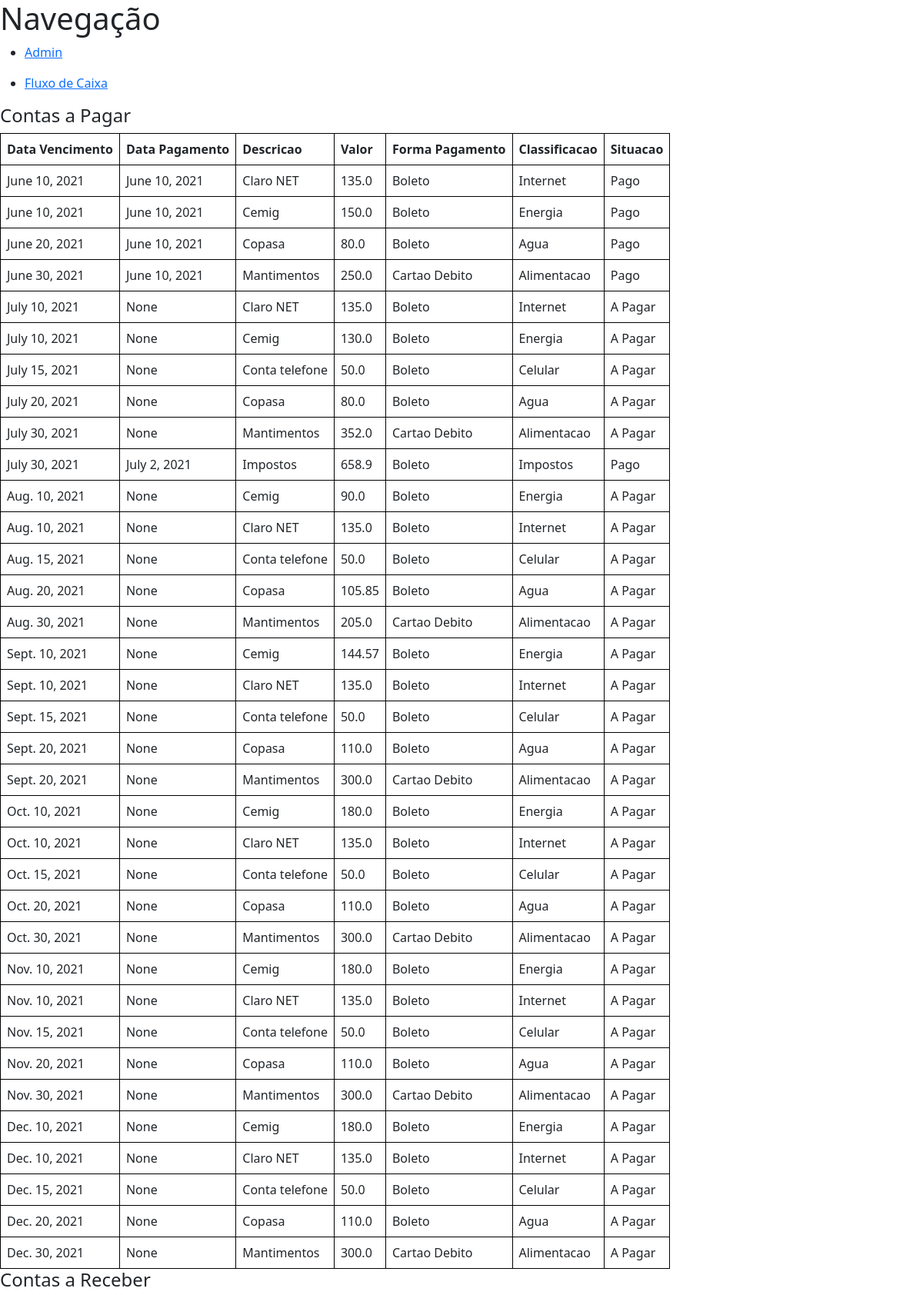
The page / (upper part) on the database its author committed.
### finances_app/models/conta_pagar.py (models this page shows, shortened)
class ContaPagar(models.Model):
    SITUACAO = [
        (0, 'A Pagar'),
        (1, 'Pago'),
    ]
    valor = models.FloatField()
    descricao = models.CharField(max_length=60)
    data_vencimento = models.DateField()
    data_pagamento = models.DateField(default=None, blank=True, null=True)
    forma_pagamento = models.ForeignKey(
        FormaPagamento, on_delete=models.CASCADE)
    classificacao = models.ForeignKey(Classificacao, on_delete=models.CASCADE)
    situacao = models.IntegerField(choices=SITUACAO)
    def json(self):
        self.option = {
            0: 'A Pagar',
            1: 'Pago',
        }[self.situacao]
        return {
            'id': self.id,
            'valor': self.valor,
            'descricao': self.descricao,
            'data_vencimento': self.data_vencimento,
            'data_pagamento': self.data_pagamento,
            'forma_pagamento': self.forma_pagamento.descricao,
            'classificacao': self.classificacao.descricao,
            'situacao': self.option,
        }
    class Meta:
        verbose_name_plural = 'Contas a Pagar'
        ordering = ['data_vencimento']

### finances_app/models/forma_pagamento.py (models this page shows, shortened)
class FormaPagamento(models.Model):
    descricao = models.CharField(max_length=60)
    class Meta:
        verbose_name_plural = 'Formas de Pagamento'

### finances_app/models/classificacao.py (models this page shows, shortened)
class Classificacao(models.Model):
    descricao = models.CharField(max_length=60)
    class Meta:
        verbose_name_plural = 'Classificacoes'

### finances_app/views/index.py (the view)
# urls.py: path('', views.index, name='index'),
def index(request):
    contas_pagar = ContaPagar.objects.all()
    contas_receber = ContaReceber.objects.all()
    data = {
        'contas_pagar': list(map(lambda c: c.json(), contas_pagar)),
        'contas_receber': list(map(lambda c: c.json(), contas_receber)),
    }
    return render(request, 'index.html', data)

### finances_app/models/conta_receber.py (called while the page is built)
    def json(self):
        self.option = {
            0: 'A Receber',
            1: 'Recebido',
        }[self.situacao]
        return {
            'id': self.id,
            'valor': self.valor,
            'descricao': self.descricao,
            'data_expectativa': self.data_expectativa,
            'data_recebimento': self.data_recebimento,
            'forma_pagamento': self.forma_pagamento.descricao,
            'classificacao': self.classificacao.descricao,
            'situacao': self.option,
        }

### finances_app/templates/index.html (shortened to what this page needs)
<!DOCTYPE html>
<html lang="en">
<head>
  <link href="https://cdn.jsdelivr.net/npm/bootstrap@5.0.2/dist/css/bootstrap.min.css" rel="stylesheet"
>
  <link rel="stylesheet" href="https://unpkg.com/tachyons@4.12.0/css/tachyons.min.css" />
</head>
<body>
  <main>
    <nav>
      <h1> Navegação </h1>
      <ul>
        <li>
          <a href="/admin"> Admin </a>
        </li>
        <li>
          <a href="/fluxo_caixa"> Fluxo de Caixa </a>
        </li>
      </ul>
    </nav>
    <div class="flex flex-wrap justify-around w-100">
      <section class="pa3">
        <h4> Contas a Pagar </h4>
        <table>
          <thead>
            <tr>
              <th> Data Vencimento </th>
              <th> Data Pagamento </th>
              <th> Descricao </th>
              <th> Valor </th>
              <th> Forma Pagamento </th>
              <th> Classificacao </th>
              <th> Situacao </th>
            </tr>
          </thead>
          <tbody>
            {% for conta_pagar in contas_pagar %}
            <tr>
              <td> {{ conta_pagar.data_vencimento }} </td>
              <td> {{ conta_pagar.data_pagamento }} </td>
              <td> {{ conta_pagar.descricao }} </td>
              <td> {{ conta_pagar.valor }} </td>
              <td> {{ conta_pagar.forma_pagamento }} </td>
              <td> {{ conta_pagar.classificacao }} </td>
              <td> {{ conta_pagar.situacao }} </td>
            </tr>
            {% endfor %}
          </tbody>
        </table>
      </section>
      <section class="pa3">
        <h4> Contas a Receber </h4>
      </section>
    </div>
  </main>
</body>
</html>

### finances_app/templates/index.html (style rules this page uses)
li { margin-bottom: 1rem; }
table, th, td { border: 1px solid black; padding: 0.5rem; }

### rows shown on the page
ContaPagar: data_vencimento "June 10, 2021", data_pagamento "June 10, 2021", descricao "Claro NET", valor "135.0"
FormaPagamento: forma_pagamento "Boleto" "Boleto" "Boleto" "Boleto" "Boleto" "Boleto" "Boleto" "Boleto" "Boleto" "Boleto" "Boleto" "Boleto" "Boleto" "Boleto" "Boleto" "Boleto" "Boleto" "Boleto" "Boleto" "Boleto" "Boleto" "Boleto" "Boleto" "Boleto" "Boleto" "Boleto" "Boleto" "Boleto"
Classificacao: classificacao "Internet" "Internet" "Internet" "Internet" "Internet" "Internet" "Internet"
ContaPagar: data_vencimento "June 10, 2021", data_pagamento "June 10, 2021", descricao "Cemig", valor "150.0"
Classificacao: classificacao "Energia" "Energia" "Energia" "Energia" "Energia" "Energia" "Energia"
ContaPagar: data_vencimento "June 20, 2021", data_pagamento "June 10, 2021", descricao "Copasa", valor "80.0"
Classificacao: classificacao "Agua" "Agua" "Agua" "Agua" "Agua" "Agua" "Agua"
ContaPagar: data_vencimento "June 30, 2021", data_pagamento "June 10, 2021", descricao "Mantimentos", valor "250.0"
FormaPagamento: forma_pagamento "Cartao Debito" "Cartao Debito" "Cartao Debito" "Cartao Debito" "Cartao Debito" "Cartao Debito" "Cartao Debito"
Classificacao: classificacao "Alimentacao" "Alimentacao" "Alimentacao" "Alimentacao" "Alimentacao" "Alimentacao" "Alimentacao"
ContaPagar: data_vencimento "July 10, 2021", descricao "Claro NET", valor "135.0"
ContaPagar: data_vencimento "July 10, 2021", descricao "Cemig", valor "130.0"
ContaPagar: data_vencimento "July 15, 2021", descricao "Conta telefone", valor "50.0"
Classificacao: classificacao "Celular" "Celular" "Celular" "Celular" "Celular" "Celular"
ContaPagar: data_vencimento "July 20, 2021", descricao "Copasa", valor "80.0"
ContaPagar: data_vencimento "July 30, 2021", descricao "Mantimentos", valor "352.0"
ContaPagar: data_vencimento "July 30, 2021", data_pagamento "July 2, 2021", descricao "Impostos", valor "658.9"
Classificacao: classificacao "Impostos"
ContaPagar: data_vencimento "Aug. 10, 2021", descricao "Cemig", valor "90.0"
ContaPagar: data_vencimento "Aug. 10, 2021", descricao "Claro NET", valor "135.0"
ContaPagar: data_vencimento "Aug. 15, 2021", descricao "Conta telefone", valor "50.0"
ContaPagar: data_vencimento "Aug. 20, 2021", descricao "Copasa", valor "105.85"
ContaPagar: data_vencimento "Aug. 30, 2021", descricao "Mantimentos", valor "205.0"
ContaPagar: data_vencimento "Sept. 10, 2021", descricao "Cemig", valor "144.57"
ContaPagar: data_vencimento "Sept. 10, 2021", descricao "Claro NET", valor "135.0"
ContaPagar: data_vencimento "Sept. 15, 2021", descricao "Conta telefone", valor "50.0"
ContaPagar: data_vencimento "Sept. 20, 2021", descricao "Copasa", valor "110.0"
ContaPagar: data_vencimento "Sept. 20, 2021", descricao "Mantimentos", valor "300.0"
ContaPagar: data_vencimento "Oct. 10, 2021", descricao "Cemig", valor "180.0"
ContaPagar: data_vencimento "Oct. 10, 2021", descricao "Claro NET", valor "135.0"
ContaPagar: data_vencimento "Oct. 15, 2021", descricao "Conta telefone", valor "50.0"
ContaPagar: data_vencimento "Oct. 20, 2021", descricao "Copasa", valor "110.0"
ContaPagar: data_vencimento "Oct. 30, 2021", descricao "Mantimentos", valor "300.0"
ContaPagar: data_vencimento "Nov. 10, 2021", descricao "Cemig", valor "180.0"
ContaPagar: data_vencimento "Nov. 10, 2021", descricao "Claro NET", valor "135.0"
ContaPagar: data_vencimento "Nov. 15, 2021", descricao "Conta telefone", valor "50.0"
ContaPagar: data_vencimento "Nov. 20, 2021", descricao "Copasa", valor "110.0"
ContaPagar: data_vencimento "Nov. 30, 2021", descricao "Mantimentos", valor "300.0"
ContaPagar: data_vencimento "Dec. 10, 2021", descricao "Cemig", valor "180.0"
ContaPagar: data_vencimento "Dec. 10, 2021", descricao "Claro NET", valor "135.0"
ContaPagar: data_vencimento "Dec. 15, 2021", descricao "Conta telefone", valor "50.0"
ContaPagar: data_vencimento "Dec. 20, 2021", descricao "Copasa", valor "110.0"
ContaPagar: data_vencimento "Dec. 30, 2021", descricao "Mantimentos", valor "300.0"

### other values the page prints
{{ conta_pagar.situacao }} "Pago" "Pago" "Pago" "Pago" "A Pagar" "A Pagar" "A Pagar" "A Pagar" "A Pagar" "Pago" "A Pagar" "A Pagar" "A Pagar" "A Pagar" "A Pagar" "A Pagar" "A Pagar" "A Pagar" "A Pagar" "A Pagar" "A Pagar" "A Pagar" "A Pagar" "A Pagar" "A Pagar" "A Pagar" "A Pagar" "A Pagar" "A Pagar" "A Pagar" "A Pagar" "A Pagar" "A Pagar" "A Pagar" "A Pagar"
{{ conta_pagar.data_pagamento }} "None" "None" "None" "None" "None" "None" "None" "None" "None" "None" "None" "None" "None" "None" "None" "None" "None" "None" "None" "None" "None" "None" "None" "None" "None" "None" "None" "None" "None" "None"
